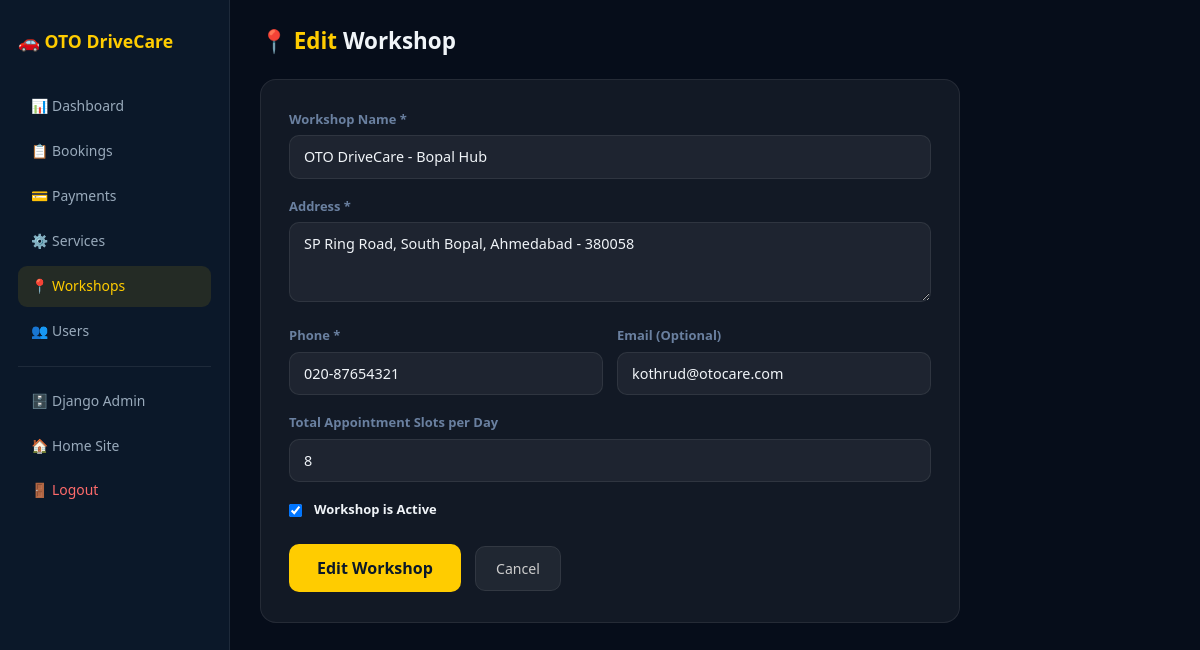
/admin-edit-workshop/2/ (signed in), run on the app's committed database.
### service/models.py (models this page shows, shortened)
class Workshop(models.Model):
    name = models.CharField(max_length=100)
    address = models.TextField()
    phone = models.CharField(max_length=15)
    email = models.EmailField(blank=True, null=True)
    total_slots = models.PositiveIntegerField(default=10)
    is_active = models.BooleanField(default=True)
    class Meta:
        ordering = ['name']

### service/views.py (the view, shortened to what this page needs)
# urls.py: path('admin-edit-workshop/<int:workshop_id>/', views.admin_edit_workshop, name='admin_edit_workshop'),
@admin_required
def admin_edit_workshop(request, workshop_id):
    workshop = get_object_or_404(Workshop, id=workshop_id)
    error = None
    return render(request, 'admin_add_workshop.html', {'error': error, 'workshop': workshop, 'action': 'Edit'})

### service/views.py (called while the page is built)
def admin_required(view_func):
    @wraps(view_func)
    def wrapper(request, *args, **kwargs):
        if not request.user.is_authenticated:
            return redirect('admin_login')
        if not request.user.is_staff:
            return redirect('home')
        return view_func(request, *args, **kwargs)
    return wrapper

### service/templates/admin_add_workshop.html (shortened to what this page needs)
<!DOCTYPE html>
<html lang="en">
<head>
    <link href="https://cdn.jsdelivr.net/npm/bootstrap@5.3.0/dist/css/bootstrap.min.css" rel="stylesheet">
</head>
<body>
<div class="sidebar">
    <div class="logo">🚗 OTO DriveCare</div>
    <nav>
        <a href="/admin-dashboard/">📊 Dashboard</a>
        <a href="/admin-bookings/">📋 Bookings</a>
        <a href="/admin-payments/">💳 Payments</a>
        <a href="/admin-services/">⚙️ Services</a>
        <a href="/admin-workshops/" class="active">📍 Workshops</a>
        <a href="/admin-users/">👥 Users</a>
        <div class="divider"></div>
        <a href="/admin/">🗄️ Django Admin</a>
        <a href="/">🏠 Home Site</a>
        <a href="/logout/" style="color:#ff6b6b;">🚪 Logout</a>
    </nav>
</div>
<div class="main">
    <h1>📍 <span>{{ action }}</span> Workshop</h1>
    <div class="card-box">
        <form method="POST">
            <div class="form-group">
                <label>Workshop Name *</label>
                <input type="text" name="name" value="{{ workshop.name|default:'' }}" placeholder="e.g. OTO DriveCare - Main Branch" required>
            </div>
            <div class="form-group">
                <label>Address *</label>
                <textarea name="address" placeholder="Full address of the workshop...">{{ workshop.address|default:'' }}</textarea>
            </div>
            <div class="row2">
                <div class="form-group">
                    <label>Phone *</label>
                    <input type="text" name="phone" value="{{ workshop.phone|default:'' }}" placeholder="e.g. 9876543210" required>
                </div>
                <div class="form-group">
                    <label>Email (Optional)</label>
                    <input type="email" name="email" value="{{ workshop.email|default:'' }}" placeholder="workshop@email.com">
                </div>
            </div>
            <div class="form-group">
                <label>Total Appointment Slots per Day</label>
                <input type="number" name="total_slots" value="{{ workshop.total_slots|default:'10' }}" min="1" max="100">
            </div>
            {% if action == 'Edit' %}
            <div class="form-group">
                <div class="toggle-row">
                    <input type="checkbox" name="is_active" id="is_active" {% if workshop.is_active %}checked{% endif %}>
                    <label for="is_active" style="margin:0;color:var(--text);">Workshop is Active</label>
                </div>
            </div>
            {% endif %}
            <button type="submit" class="btn-submit">{{ action }} Workshop</button>
            <a href="/admin-workshops/" class="btn-cancel">Cancel</a>
        </form>
    </div>
</div>
</body>
</html>

### service/templates/admin_add_workshop.html (style rules this page uses)
:root { --bg:#060d1a;--sidebar:#0b1829;--card:rgba(255,255,255,0.05);--gold:#ffcc00;--gold-dim:rgba(255,204,0,0.1);--text:#f0f4f8;--muted:#6a80a0;--border:rgba(255,255,255,0.08);--sw:230px; }
* { box-sizing:border-box;margin:0;padding:0; }
body { background:var(--bg);color:var(--text);font-family:'Segoe UI',sans-serif;display:flex;min-height:100vh; }
.sidebar { width:var(--sw);background:var(--sidebar);border-right:1px solid var(--border);padding:28px 18px;position:fixed;height:100vh;overflow-y:auto; }
.sidebar .logo { color:var(--gold);font-size:1.1rem;font-weight:800;margin-bottom:32px; }
.sidebar nav a { display:flex;align-items:center;gap:10px;color:#9ab;text-decoration:none;padding:10px 13px;border-radius:9px;margin-bottom:4px;font-size:0.87rem;transition:0.2s; }
.sidebar nav a:hover,.sidebar nav a.active { background:var(--gold-dim);color:var(--gold); }
.sidebar nav .divider { border-top:1px solid var(--border);margin:14px 0; }
.main { margin-left:var(--sw);flex:1;padding:28px 30px 60px;max-width:760px; }
h1 { font-size:1.4rem;font-weight:800;margin-bottom:24px; }
h1 span { color:var(--gold); }
.card-box { background:var(--card);border:1px solid var(--border);border-radius:16px;padding:30px 28px; }
.form-group { margin-bottom:18px; }
label { display:block;font-size:0.81rem;color:var(--muted);margin-bottom:6px;font-weight:600; }
input,textarea { width:100%;background:rgba(255,255,255,0.05);border:1px solid var(--border);color:var(--text);padding:10px 14px;border-radius:10px;font-size:0.9rem;outline:none;transition:border-color 0.2s; }
input::placeholder,textarea::placeholder { color:var(--muted); }
textarea { resize:vertical;min-height:80px; }
.row2 { display:grid;grid-template-columns:1fr 1fr;gap:14px; }
.toggle-row { display:flex;align-items:center;gap:12px; }
.toggle-row input[type=checkbox] { width:auto; }
.btn-submit { background:var(--gold);color:#0b1829;font-weight:800;font-size:1rem;padding:12px 28px;border:none;border-radius:10px;cursor:pointer;margin-top:6px; }
.btn-cancel { background:rgba(255,255,255,0.06);color:#ccc;font-size:0.88rem;padding:12px 20px;border:1px solid var(--border);border-radius:10px;text-decoration:none;margin-left:10px; }

### data on the page
Workshop: name "OTO DriveCare - Bopal Hub", address "SP Ring Road, South Bopal, Ahmedabad - 380058", phone "020-87654321", email "kothrud@otocare.com", total_slots "8", is_active "☑"

### other printed values
{{ action }} "Edit"
